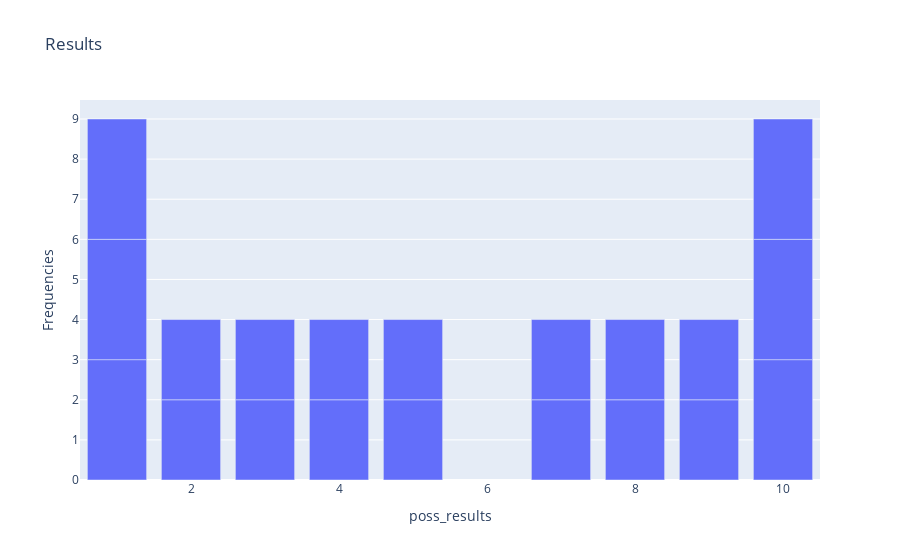

The notebook cell this image was saved under:
### Markdown cell above
## histogram

### Code cell
#Histogram

%pip install plotly
import plotly.express as px
import numpy as np
from random import random

poss_results = np.random.randint(1, 11, 20)
poss_results
frequencies = []

for value in poss_results:
    frequency = list(poss_results).count(value)
    frequencies.append(frequency)

print(frequencies)


title="Results"
labels = {'x':'poss_results', 'y':'Frequencies'}
fig = px.bar(x=poss_results,y=frequencies, title=title, labels=labels)
fig.show()

### Figure 1 — Plotly figure (JSON) as saved in the notebook; plotly's stock layout.template omitted (floating-point values rounded to 4 significant figures)
{"data": [{"hovertemplate": "poss_results=%{x}<br>Frequencies=%{y}<extra></extra>", "legendgroup": "", "marker": {"color": "#636efa", "pattern": {"shape": ""}}, "name": "", "orientation": "v", "showlegend": false, "textposition": "auto", "type": "bar", "x": [1, 5, 10, 8, 3, 7, 2, 9, 8, 5, 4, 10, 10, 9, 2, 1, 7, 4, 3, 1], "xaxis": "x", "y": [3, 2, 3, 2, 2, 2, 2, 2, 2, 2, 2, 3, 3, 2, 2, 3, 2, 2, 2, 3], "yaxis": "y"}], "layout": {"barmode": "relative", "legend": {"tracegroupgap": 0}, "title": {"text": "Results"}, "xaxis": {"anchor": "y", "domain": [0, 1], "title": {"text": "poss_results"}}, "yaxis": {"anchor": "x", "domain": [0, 1], "title": {"text": "Frequencies"}}}}
